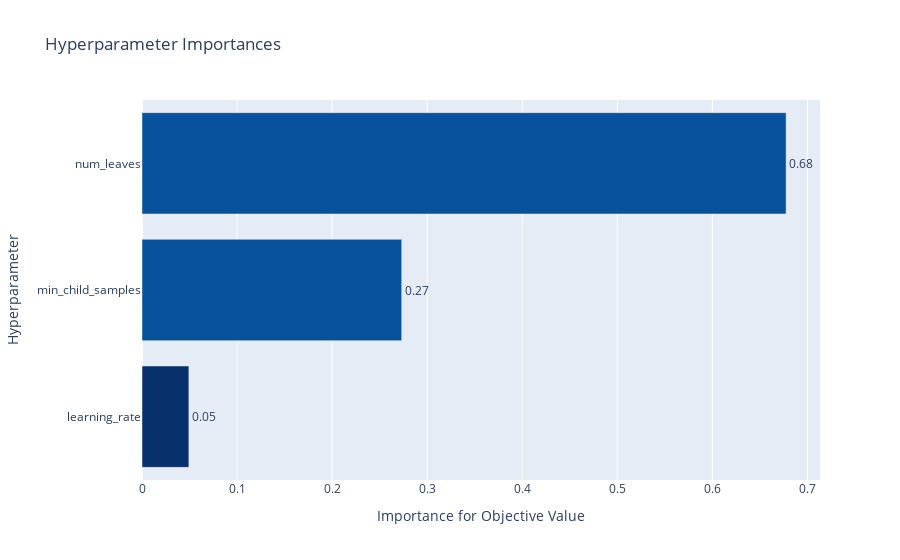

The notebook cell saved with this chart:
### Code cell
optuna.visualization.plot_param_importances(study)

### Figure 1 — Plotly figure (JSON) as saved in the notebook; plotly's stock layout.template omitted (floating-point values rounded to 4 significant figures)
{"data": [{"cliponaxis": false, "hovertemplate": ["learning_rate (UniformDistribution): 0.049291110721590176<extra></extra>", "min_child_samples (IntUniformDistribution): 0.27318666917170786<extra></extra>", "num_leaves (IntUniformDistribution): 0.6775222201067019<extra></extra>"], "marker": {"color": ["rgb(8,48,107)", "rgb(8,81,156)", "rgb(8,81,156)"]}, "orientation": "h", "text": ["0.049291110721590176", "0.27318666917170786", "0.6775222201067019"], "textposition": "outside", "texttemplate": "%{text:.2f}", "type": "bar", "x": [0.04929, 0.2732, 0.6775], "y": ["learning_rate", "min_child_samples", "num_leaves"]}], "layout": {"showlegend": false, "title": {"text": "Hyperparameter Importances"}, "xaxis": {"title": {"text": "Importance for Objective Value"}}, "yaxis": {"title": {"text": "Hyperparameter"}}}}
